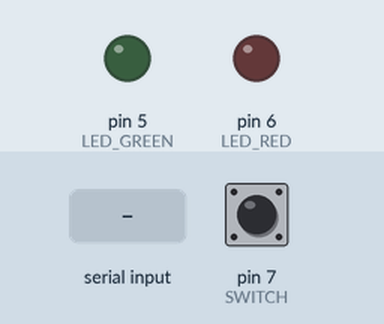
Bench run of a sketch on a simulated Arduino Uno, built with avr-gcc and run on an emulated ATmega328P. Parts: output pins drawn as LEDs (lit = HIGH). The inputs (shaded band) are chosen by the test bench; at power-on: pin 7 (SWITCH) LOW. What the sketch prints to the serial monitor is not drawn.

Above: at 1.2 s.
1.3 s: pin 7 (SWITCH) pulled HIGH for 1 s
At 1.52 s:
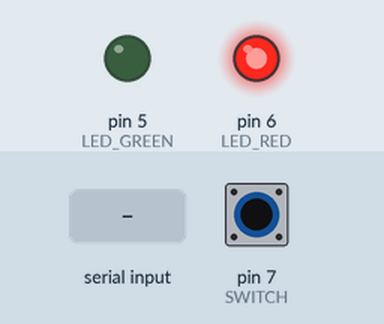
3.8 s: "1" received over the second serial link
5.3 s: pin 7 (SWITCH) pulled HIGH for 0.15 s
At 6.5 s:
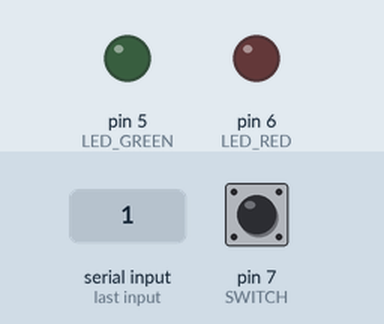
6.9 s: pin 7 (SWITCH) driven HIGH
At 7.8 s:
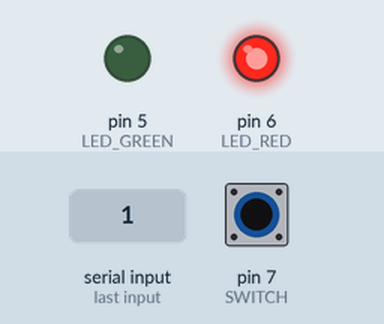
12.9 s: pin 7 (SWITCH) driven LOW
At 14.4 s:
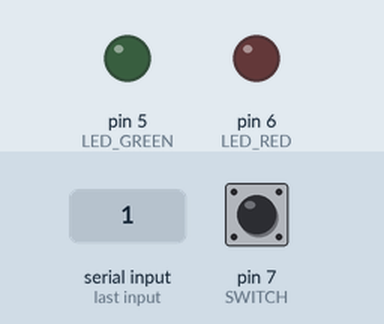
Timing chart, 0 to 15.5 s (numbered marks = the images above; inputs shaded):
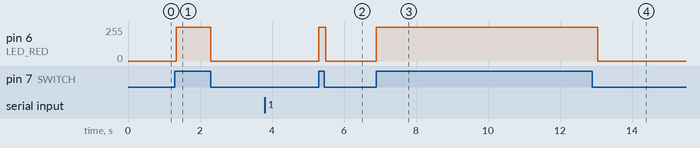

The sketch:

base_blue_sketch.ino
```cpp
#include <SoftwareSerial.h>
String message = "";
String raw;
char c;
int unsigned counter;
int switchState = LOW;
const int SWITCH = 7;
const int LED_RED = 6;
const int LED_GREEN = 5;
const int RX = 4;
const int TX = 3;
SoftwareSerial bluetooth(RX, TX);
void setup() {
  pinMode(SWITCH, INPUT);
  pinMode(LED_RED, OUTPUT);
  pinMode(LED_GREEN, OUTPUT);
  Serial.begin(9600); //set baud rate
  bluetooth.begin(9600); //set baud rate
  counter=0;
}

void loop() {
  switchState = digitalRead(SWITCH);
  while ((bluetooth.available()) && (switchState == LOW)) {
    c = bluetooth.read();
    raw += c;
    switchState = digitalRead(SWITCH);
  }

  if (!bluetooth.available()) {
    if (raw != "") {
      mngLED(LED_GREEN, HIGH);
      move(raw);
      raw = "";
      mngLED(LED_GREEN, LOW);
    }
  }
  if (Serial.available()) {
    bluetooth.write(Serial.read());
  }
  if (switchState == HIGH) {
    mngLED(LED_RED, HIGH);
    Serial.write("ROGER[%u]\n",counter);
    bluetooth.write("ROGER[%u]\n",counter);
    mngLED(LED_RED,LOW);
    counter++;
  }
}

void mngLED(int led,int state){
  digitalWrite(led,state);
}
void blinkLED(int led, int one, int sec, int two) {
  digitalWrite(led, one);
  delay(sec);
  digitalWrite(led, two);
}

void move(String raw) {
  Serial.println("[RAW]");
  Serial.print(raw);
}
```

Measured:
- after the input at 1.3 s, pin 6 (LED_RED): 0/255 → 253/255 at once, → 255/255 0.32 s later, → 0/255 0.64 s later
- after the input at 5.3 s, pin 6 (LED_RED): 0/255 → 255/255 at once, → 0/255 0.19 s later
- after the input at 6.9 s, pin 6 (LED_RED): 0/255 → 255/255 at once
- after the input at 12.9 s, pin 6 (LED_RED): 255/255 → 0/255 after 0.15 s
